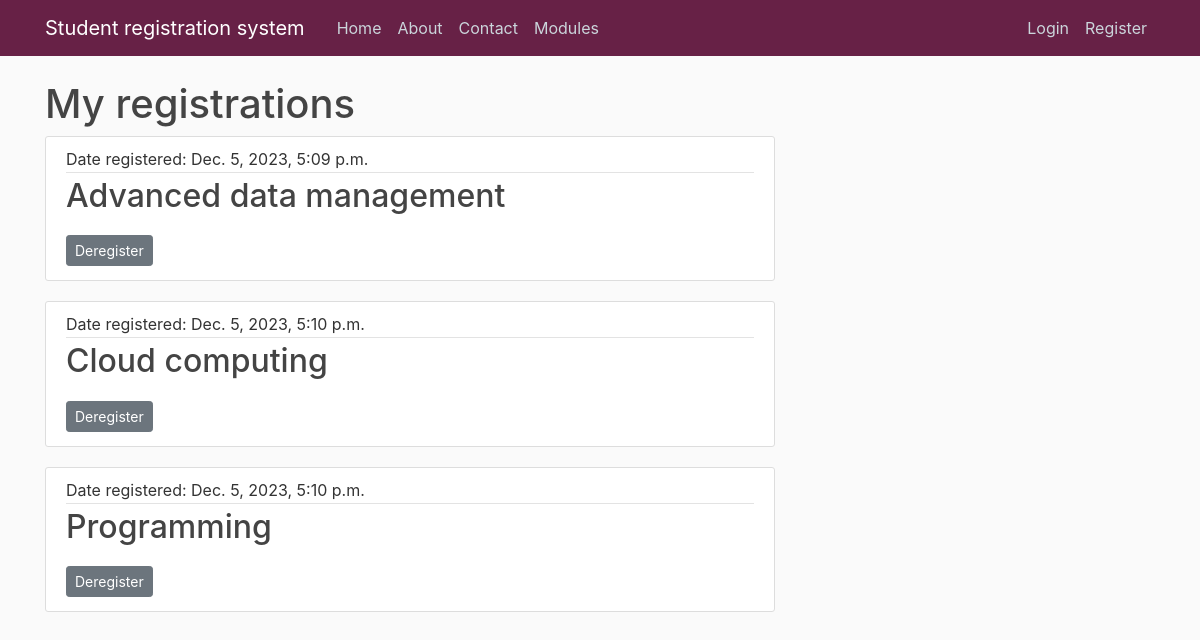
Before: /registration/C1003593 with the older database file.
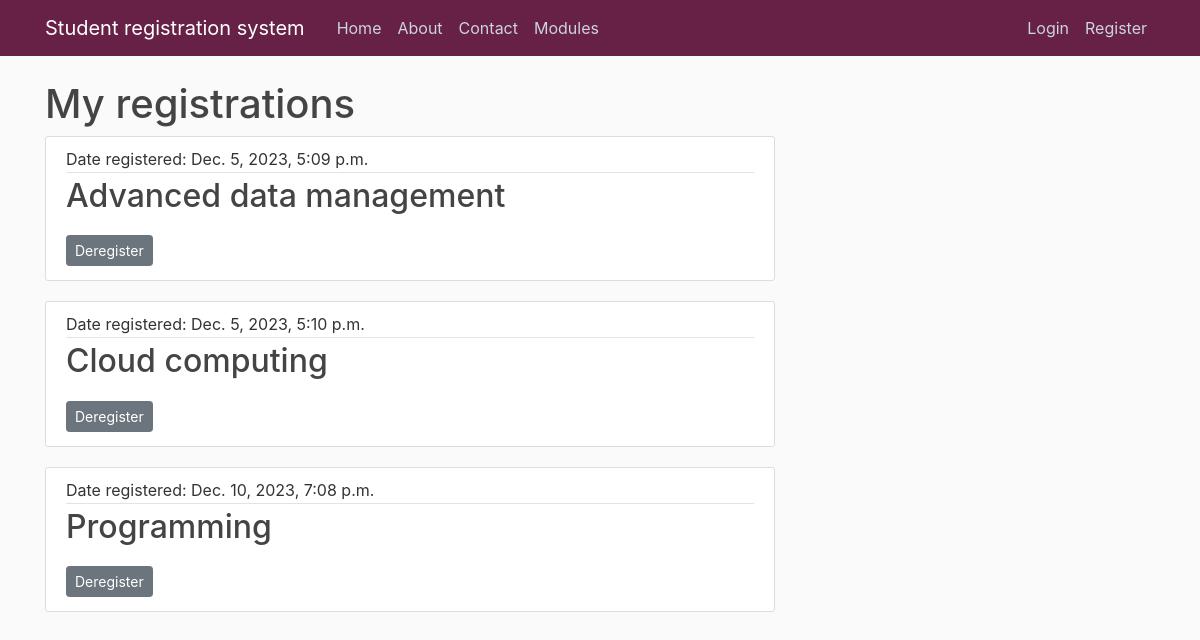
After: the same page with the newer database file.
### ModuleRegistrationSystem/models.py (models this page shows, shortened)
class Registration(models.Model):
    student = models.ForeignKey(User,null = True, related_name= 'studentregistrations', on_delete = models.CASCADE)
    module = models.ForeignKey(Module, null = True, related_name= 'moduleregistrations', on_delete = models.CASCADE)
    dateOfRegistration = models.DateTimeField(default = timezone.now)

class Module(models.Model):
    name = models.CharField(max_length= 40)
    code = models.CharField(max_length= 4, primary_key= 'code')
    credit = models.IntegerField(choices= [(20, 20), (40, 40), (60, 60)])
    category = models.CharField(max_length= 20, choices= [('In-person', 'In person'), ('Online', 'Online')])
    description = models.TextField()
    availability = models.BooleanField(default=True)
    coursesAllowedToRegister = models.ManyToManyField(Course)
    def __str__(self):
        return f'{self.name}'

### ModuleRegistrationSystem/views.py (the view)
# urls.py: path('registration/<str:username>', RegistrationView.as_view(), name='registrations'),
class RegistrationView(ListView):
        model = Registration
        template_name = 'ModuleRegistrationSystem/my_registrations.html'
        context_object_name = 'registrations'
        paginate_by = 3
        def get_queryset(self):
                user=get_object_or_404(User, username=self.kwargs.get('username'))
                return Registration.objects.filter(student=user).order_by('dateOfRegistration')

### ModuleRegistrationSystem/templates/ModuleRegistrationSystem/my_registrations.html (shortened to what this page needs)
{% extends "ModuleRegistrationSystem/base.html" %}
{% block content %}
    <h1>My registrations</h1>
    {% for registration in registrations %}
        <article class="media content-section">
            <div class="media-body">
                <div class="article-metadata">
                    <a class="mr-2">Date registered: {{ registration.dateOfRegistration }} </a>
                </div>
                <h2><a class="article-title">{{ registration.module }}</a></h2>
                <a class="btn btn-secondary btn-sm mt-1 mb-1" href="#">Deregister</a>
            </div>
        </article>
    {% endfor %}
{% endblock content %}

Changed rows visible on the page:
removed Registration: dateOfRegistration "Dec. 5, 2023, 5:10 p.m.", module "Programming"
added Registration: dateOfRegistration "Dec. 10, 2023, 7:08 p.m.", module "Programming"
